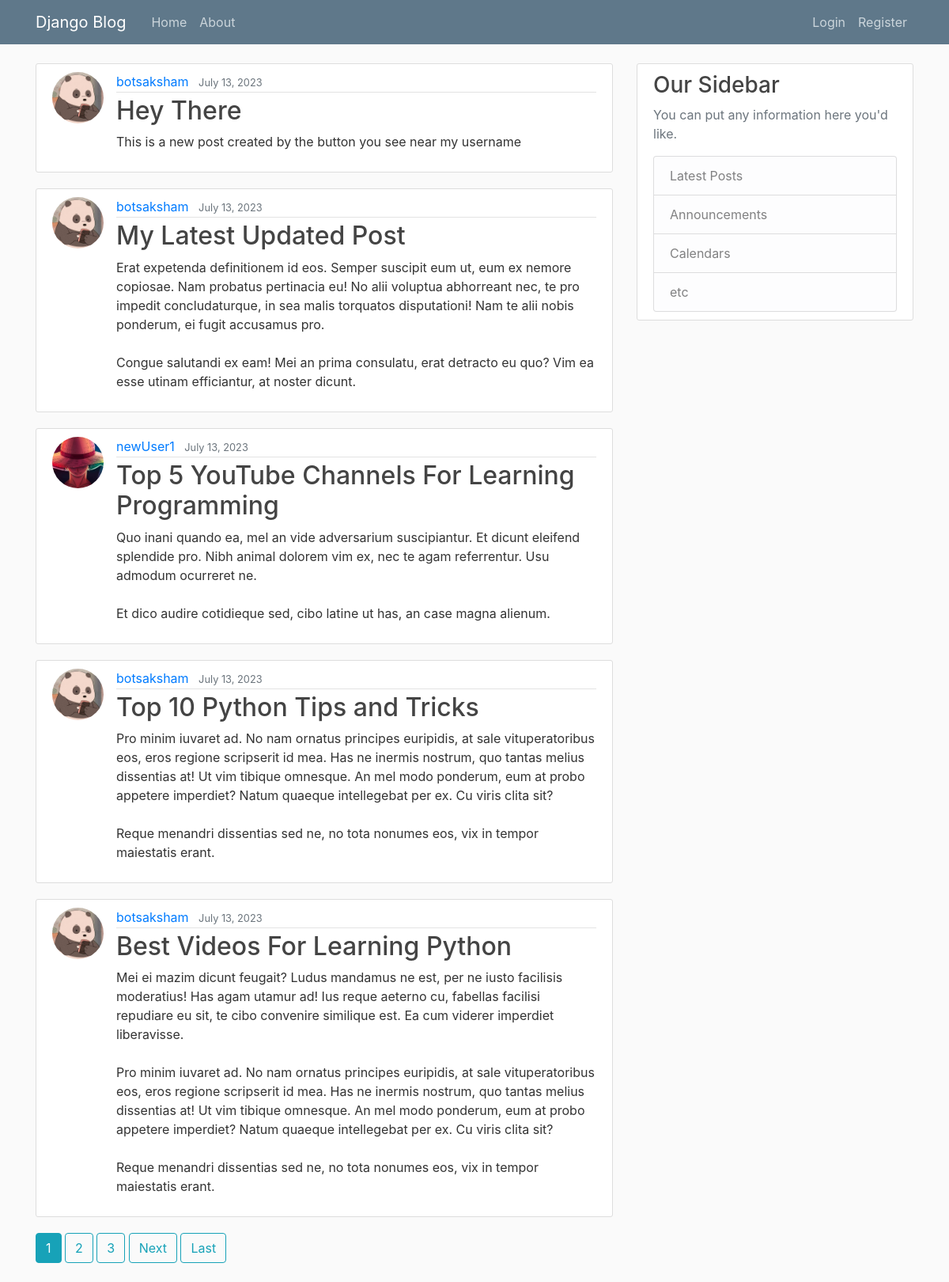
The page / on the database its author committed.
### blog/models.py (models this page shows, shortened)
class Post(models.Model):
    title = models.CharField(max_length=100)
    content = models.TextField()
    date_posted = models.DateTimeField(default=timezone.now)
    author = models.ForeignKey(User, on_delete=models.CASCADE)

### users/models.py (models this page shows, shortened)
class Profile(models.Model):
    user = models.OneToOneField(User, on_delete=models.CASCADE)
    image = models.ImageField(default="default.jpg", upload_to="profile_pics")

### blog/views.py (the view)
# urls.py: path('', PostListView.as_view(), name="blog-home"),
class PostListView(ListView):
    model = Post
    template_name = 'blog/home.html'  # <app>/<model>_<viewtype>.html
    context_object_name = 'posts'  # default is object_list
    ordering = ['-date_posted']  # newest to oldest
    paginate_by = 5

### blog/templates/blog/home.html (shortened to what this page needs)
{% extends "blog/base.html" %} {% block content %} {% for post in posts %}
<article class="media content-section">
    <img src="{{ post.author.profile.image.url }}" class="rounded-circle article-img">
    <div class="media-body">
        <div class="article-metadata">
            <a class="mr-2" href="{% url 'user-posts' post.author.username %}">{{ post.author }}</a>
            <small class="text-muted">
                {{ post.date_posted|date:"F d, Y" }}
            </small>
        </div>
        <h2><a class="article-title" href="{% url 'post-detail' post.id %}">{{ post.title }}</a></h2>
        <p class="article-content">{{ post.content }}</p>
    </div>
</article>
{% endfor %}
{% if is_paginated %}
{% for num in page_obj.paginator.page_range %}
{% if page_obj.number == num %}
<a class="btn btn-info mb-4" href="?page={{ num }}">{{ num }}</a>
{% elif num > page_obj.number|add:'-3' and num < page_obj.number|add:'3'%} <a class="btn btn-outline-info mb-4"
    href="?page={{ num }}">{{ num }}</a>
    {% endif %}
    {% endfor %}
    {% if page_obj.has_next %}
    <a class="btn btn-outline-info mb-4" href="?page={{ page_obj.next_page_number }}">Next</a>
    <a class="btn btn-outline-info mb-4" href="?page={{ page_obj.paginator.num_pages }}">Last</a>
    {% endif %}
    {% endif %}{% endblock content %}

### blog/templates/blog/base.html (shortened to what this page needs)
{% load static %}
<!DOCTYPE html>
<html lang="en">
    <head>
        <link rel="stylesheet" href="https://cdn.jsdelivr.net/npm/bootstrap@4.0.0/dist/css/bootstrap.min.css"
 />
        <link rel="stylesheet" href="{% static 'blog/main.css' %}" />
    </head>
    <body>
        <header class="site-header">
            <nav class="navbar navbar-expand-md navbar-dark bg-steel fixed-top">
                <div class="container">
                    <a class="navbar-brand mr-4" href="/">Django Blog</a>
                    <div class="collapse navbar-collapse" id="navbarToggle">
                        <div class="navbar-nav mr-auto">
                            <a class="nav-item nav-link" href="{% url 'blog-home' %}">Home</a>
                            <a class="nav-item nav-link" href="{% url 'blog-about' %}">About</a>
                        </div>
                        <div class="navbar-nav">
                            {% if user.is_authenticated %}
                            <a class="nav-item nav-link" href="{% url 'post-create'  %}">New Post</a>
                            <a class="nav-item nav-link" href="{% url 'profile' %}">{{ user.username }}</a>
                            <a href="{% url 'logout' %}" class="nav-item nav-link">Logout</a>
                            {% else %}
                            <a class="nav-item nav-link" href="{% url 'login' %}">Login</a>
                            <a class="nav-item nav-link" href="{% url 'register' %}">Register</a>
                            {% endif %}
                        </div>
                    </div>
                </div>
            </nav>
        </header>
        <main role="main" class="container">
            <div class="row">
                <div class="col-md-8">
                     {% block content %}{% endblock %}
                </div>
                <div class="col-md-4">
                    <div class="content-section">
                        <h3>Our Sidebar</h3>
                        <p class="text-muted">
                            You can put any information here you'd like.
                        </p>
                        <ul class="list-group">
                            <li class="list-group-item list-group-item-light">
                                Latest Posts
                            </li>
                            <li class="list-group-item list-group-item-light">
                                Announcements
                            </li>
                            <li class="list-group-item list-group-item-light">
                                Calendars
                            </li>
                            <li class="list-group-item list-group-item-light">
                                etc
                            </li>
                        </ul>
                    </div>
                </div>
            </div>
        </main>
    </body>
</html>

### blog/static/blog/main.css (style rules this page uses)
body { background: #fafafa; color: #333333; margin-top: 5rem; }
h1, h2, h3, h4, h5, h6 { color: #444444; }
ul { margin: 0; }
.bg-steel { background-color: #5f788a; }
.site-header .navbar-nav .nav-link { color: #cbd5db; }
.content-section { background: #ffffff; padding: 10px 20px; border: 1px solid #dddddd; border-radius: 3px; margin-bottom: 20px; }
.article-title { color: #444444; }
.article-content { white-space: pre-line; }
.article-img { height: 65px; width: 65px; margin-right: 16px; }
.article-metadata { padding-bottom: 1px; margin-bottom: 4px; border-bottom: 1px solid #e3e3e3 }

### rows shown on the page
Post: author.profile.image (picture), author "botsaksham", date_posted "July 13, 2023", title "Hey There", content "This is a new post created by the button you see near my username"
Post: author.profile.image (picture), author "botsaksham", date_posted "July 13, 2023", title "My Latest Updated Post", content "Erat expetenda definitionem id eos. Semper suscipit eum ut, eum ex nemore copiosae. Nam probatus pertinacia eu! No alii voluptua abhorreant nec, te pro impedit concludaturque, in sea malis torquatos disputationi! Nam te alii nobis ponderum, ei fugit accusamus pro. Congue salutandi ex eam! Mei an prima consulatu, erat detracto eu quo? Vim ea esse utinam efficiantur, at noster dicunt."
Post: author.profile.image (picture), author "newUser1", date_posted "July 13, 2023", title "Top 5 YouTube Channels For Learning Programming", content "Quo inani quando ea, mel an vide adversarium suscipiantur. Et dicunt eleifend splendide pro. Nibh animal dolorem vim ex, nec te agam referrentur. Usu admodum ocurreret ne. Et dico audire cotidieque sed, cibo latine ut has, an case magna alienum."
Post: author.profile.image (picture), author "botsaksham", date_posted "July 13, 2023", title "Top 10 Python Tips and Tricks", content "Pro minim iuvaret ad. No nam ornatus principes euripidis, at sale vituperatoribus eos, eros regione scripserit id mea. Has ne inermis nostrum, quo tantas melius dissentias at! Ut vim tibique omnesque. An mel modo ponderum, eum at probo appetere imperdiet? Natum quaeque intellegebat per ex. Cu viris clita sit? Reque menandri dissentias sed ne, no tota nonumes eos, vix in tempor maiestatis erant."
Post: author.profile.image (picture), author "botsaksham", date_posted "July 13, 2023", title "Best Videos For Learning Python", content "Mei ei mazim dicunt feugait? Ludus mandamus ne est, per ne iusto facilisis moderatius! Has agam utamur ad! Ius reque aeterno cu, fabellas facilisi repudiare eu sit, te cibo convenire similique est. Ea cum viderer imperdiet liberavisse. Pro minim iuvaret ad. No nam ornatus principes euripidis, at sale vituperatoribus eos, eros regione scripserit id mea. Has ne inermis nostrum, quo tantas melius dissentias at! Ut vim tibique omnesque. An mel modo ponderum, eum at probo appetere imperdiet? Natum quaeque intellegebat per ex. Cu viris clita sit? Reque menandri dissentias sed ne, no tota nonumes eos, vix in tempor maiestatis erant."

### other values the page prints
{{ num }} "1"
{{ num }} "2" "3"
